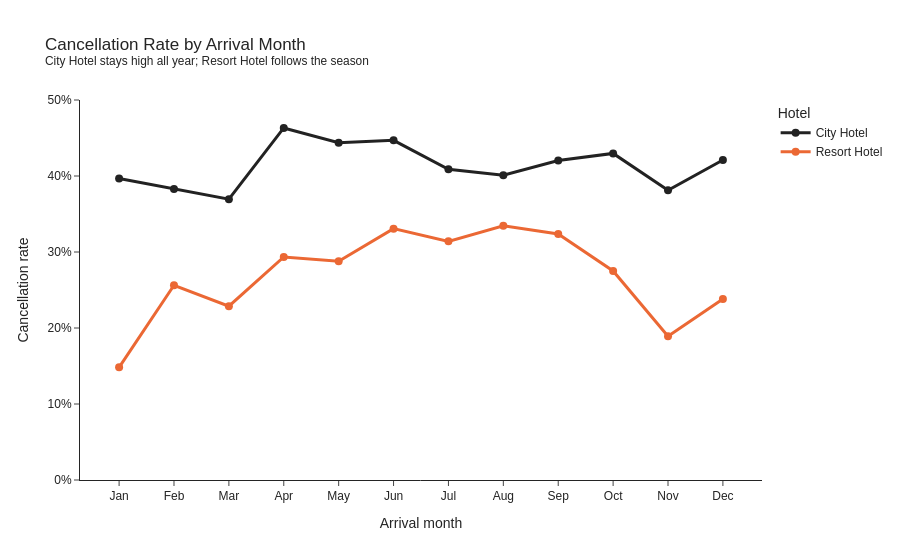

Here is the notebook cell this chart was saved with:
### Code cell
df['arrival_month'] = df['arrival_date'].dt.month

df_cancel_month = df.groupby(['hotel', 'arrival_month'], as_index=False).agg({
    'is_canceled': 'mean'
})

fig = px.line(
    df_cancel_month,
    x='arrival_month',
    y='is_canceled',
    color='hotel',
    color_discrete_map=HOTEL_COLORS,
    markers=True,
    title='Cancellation Rate by Arrival Month<br><sup>City Hotel stays high all year; Resort Hotel follows the season</sup>',
    labels={'arrival_month': 'Arrival month', 'is_canceled': 'Cancellation rate', 'hotel': 'Hotel'}
)
fig.update_traces(line_width=3, marker_size=8)
fig.update_layout(
    yaxis_tickformat='.0%',
    yaxis_range=[0, 0.5],
    xaxis=dict(tickmode='array', tickvals=list(range(1, 13)), ticktext=MONTH_ABBR)
)
fig.show()

df_cancel_month.pivot(index='arrival_month', columns='hotel', values='is_canceled').round(3).T

### Figure 1 — Plotly figure (JSON) as saved in the notebook; plotly's stock layout.template omitted (floating-point values rounded to 4 significant figures)
{"data": [{"hovertemplate": "Hotel=City Hotel<br>Arrival month=%{x}<br>Cancellation rate=%{y}<extra></extra>", "legendgroup": "City Hotel", "line": {"color": "#222222", "dash": "solid", "width": 3}, "marker": {"size": 8, "symbol": "circle"}, "mode": "lines+markers", "name": "City Hotel", "orientation": "v", "showlegend": true, "type": "scatter", "x": [1, 2, 3, 4, 5, 6, 7, 8, 9, 10, 11, 12], "xaxis": "x", "y": [0.3967, 0.3829, 0.3695, 0.4632, 0.4438, 0.4469, 0.4088, 0.401, 0.4203, 0.4297, 0.3812, 0.4211], "yaxis": "y"}, {"hovertemplate": "Hotel=Resort Hotel<br>Arrival month=%{x}<br>Cancellation rate=%{y}<extra></extra>", "legendgroup": "Resort Hotel", "line": {"color": "#eb6834", "dash": "solid", "width": 3}, "marker": {"size": 8, "symbol": "circle"}, "mode": "lines+markers", "name": "Resort Hotel", "orientation": "v", "showlegend": true, "type": "scatter", "x": [1, 2, 3, 4, 5, 6, 7, 8, 9, 10, 11, 12], "xaxis": "x", "y": [0.1482, 0.2562, 0.2287, 0.2934, 0.2877, 0.3307, 0.314, 0.3345, 0.3237, 0.2751, 0.1892, 0.2383], "yaxis": "y"}], "layout": {"legend": {"title": {"text": "Hotel"}, "tracegroupgap": 0}, "title": {"text": "Cancellation Rate by Arrival Month<br><sup>City Hotel stays high all year; Resort Hotel follows the season</sup>"}, "xaxis": {"anchor": "y", "domain": [0.0, 1.0], "tickmode": "array", "ticktext": ["Jan", "Feb", "Mar", "Apr", "May", "Jun", "Jul", "Aug", "Sep", "Oct", "Nov", "Dec"], "tickvals": [1, 2, 3, 4, 5, 6, 7, 8, 9, 10, 11, 12], "title": {"text": "Arrival month"}}, "yaxis": {"anchor": "x", "domain": [0.0, 1.0], "range": [0, 0.5], "tickformat": ".0%", "title": {"text": "Cancellation rate"}}}}
